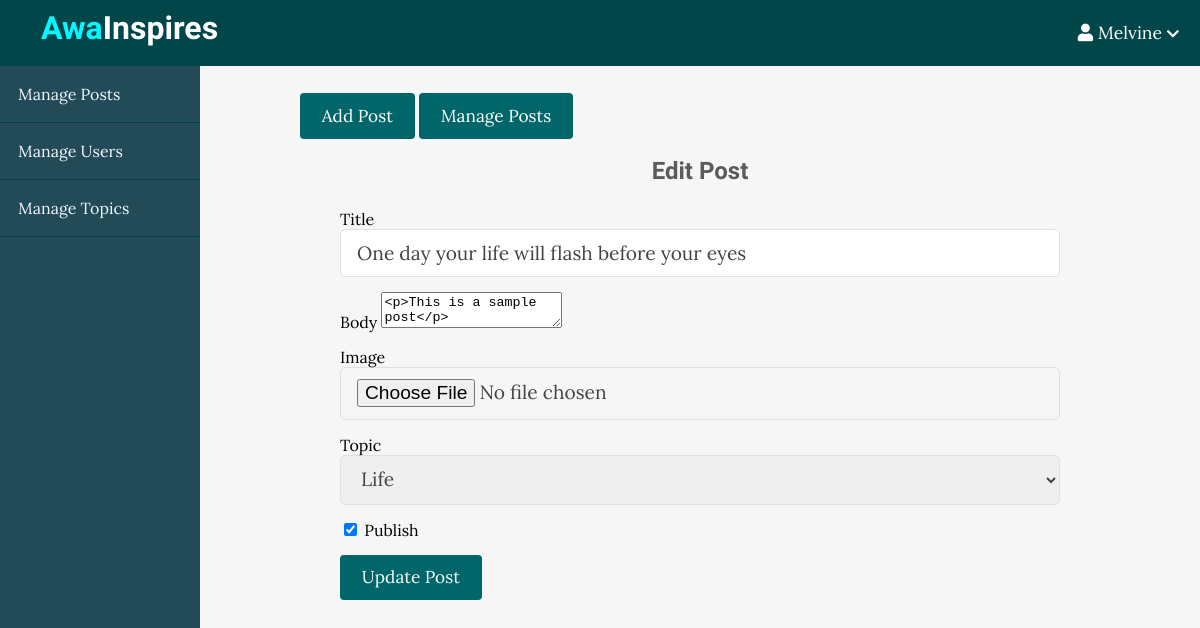
Screenshot of /admin/posts/edit.php?id=13 (signed in) with the database file from the repository.
### tables this page shows
CREATE TABLE `posts` (
  `id` int(11) NOT NULL,
  `user_id` int(11) NOT NULL,
  `topic_id` int(11) DEFAULT NULL,
  `title` varchar(255) NOT NULL,
  `image` varchar(255) NOT NULL,
  `body` text NOT NULL,
  `published` tinyint(4) NOT NULL,
  `created_at` datetime NOT NULL DEFAULT current_timestamp()
);

### app/database/db.php (called while the page is built, shortened)
<?php
require('connect.php');
function executeQuery($sql, $data)
{
    global $conn;
    $stmt = $conn->prepare($sql);
    $values = array_values($data);
    $types = str_repeat('s', count($values));
    $stmt->bind_param($types, ...$values);
    $stmt->execute();
    return $stmt;
}
function selectAll($table, $conditions = [])
{
    global $conn;
    $sql = "SELECT * FROM $table";
    if (empty($conditions)) {
        $stmt = $conn->prepare($sql);
        $stmt->execute();
        $records = $stmt->get_result()->fetch_all(MYSQLI_ASSOC);
        return $records;
    }
}
function selectOne($table, $conditions)
{
    $sql = "SELECT * FROM $table";
    $i = 0;
    foreach ($conditions as $key => $value) {
        if ($i === 0) {
            $sql = $sql . " WHERE $key=?";
        } else {
            $sql = $sql . " AND $key=?";
        }
        $i++;
    }
    $sql = $sql . " LIMIT 1";
    $stmt = executeQuery($sql, $conditions);
    $records = $stmt->get_result()->fetch_assoc();
    return $records;
}

### app/controllers/posts.php (called while the page is built, shortened)
<?php
include(ROOT_PATH . "/app/database/db.php");
$table = 'posts';
$topics = selectAll('topics');
if (isset($_GET['id'])) {
    $post = selectOne($table, ['id' => $_GET['id']]);
    $title = $post['title'];
    $body = $post['body'];
    $topic_id = $post['topic_id'];
}

### admin/posts/edit.php (the view, shortened to what this page needs)
<?php include(ROOT_PATH . "/app/controllers/posts.php");
?>
<!DOCTYPE html>
<html lang="en">
    <head>
        <link rel="stylesheet"
            href="https://use.fontawesome.com/releases/v5.7.2/css/all.css"
>
        <link rel="stylesheet" href="../../assets/css/style.css">
        <link rel="stylesheet" href="../../assets/css/admin.css">
    </head>
    <body>
    <?php include(ROOT_PATH . "/app/includes/adminHeader.php"); ?>
        <div class="admin-wrapper">
        <?php include(ROOT_PATH . "/app/includes/adminSidebar.php"); ?>
            <div class="admin-content">
                <div class="button-group">
                    <a href="create.php" class="btn btn-big">Add Post</a>
                    <a href="index.php" class="btn btn-big">Manage Posts</a>
                </div>
                <div class="content">
                    <h2 class="page-title">Edit Post</h2>
                    <form action="edit.php" method="post" enctype="multipart/form-data">
                        <div>
                            <label>Title</label>
                            <input type="text" name="title" value="<?php echo $title ?>" class="text-input">
                        </div>
                        <div>
                            <label>Body</label>
                            <textarea name="body" id="body"><?php echo $body ?></textarea>
                        </div>
                        <div>
                            <label>Image</label>
                            <input type="file" name="image" class="text-input">
                        </div>
                        <div>
                            <label>Topic</label>
                            <select name="topic_id" class="text-input">
                                <?php foreach ($topics as $key => $topic): ?>
                                    <?php if (!empty($topic_id) && $topic_id == $topic['id'] ): ?>
                                        <option selected value="<?php echo $topic['id'] ?>"><?php echo $topic['name'] ?></option>
                                    <?php else: ?>
                                        <option value="<?php echo $topic['id'] ?>"><?php echo $topic['name'] ?></option>
                                    <?php endif; ?>
                                <?php endforeach; ?>
                            </select>
                        </div>
                        <div>
                            <?php if (empty($published) && $published == 0): ?>
                                <label>
                                    <input type="checkbox" name="published">
                                    Publish
                                </label>
                            <?php else: ?>
                                <label>
                                    <input type="checkbox" name="published" checked>
                                    Publish
                                </label>
                            <?php endif; ?>
                        </div>
                        <div>
                            <button type="submit" name="update-post" class="btn btn-big">Update Post</button>
                        </div>
                    </form>
                </div>
            </div>
        </div>
    </body>
</html>

### assets/css/style.css (style rules this page uses)
* { box-sizing: border-box; }
html, body { height: 100%; padding: 0px; margin: 0px; background: #f6f6f6; font-family: "Lora", serif; }
h1, h2, h3, h4, h5, h6 { font-family: "Candal", serif; color: #5c5b5b; margin: 5px; }
a { text-decoration: none; color: inherit; }
.btn { padding: 0.5rem 1rem; background: #006669; color: white; border: 1px solid transparent; border-radius: 0.25rem; font-size: 1.08em; font-family: "Lora", serif; }
.btn-big { padding: 0.7rem 1.3rem; line-height: 1.3rem; }
.text-input { padding: 0.7rem 1rem; display: block; width: 100%; border-radius: 5px; border: 1px solid #e0e0e0; outline: none; color: #444; line-height: 1.5rem; font-size: 1.2em; font-family: "Lora", serif; }
.content { width: 90%; margin: 30px auto 30px; }

### assets/css/admin.css (style rules this page uses)
.admin-wrapper { display: flex; height: calc(100% - 66px); }
.admin-wrapper .admin-content { flex: 8; height: 100%; padding: 40px 100px 100px; overflow-y: scroll; }
.admin-content .page-title { text-align: center; margin-bottom: 1.5rem; }
form div { margin-bottom: 15px; }

### rows the page displays
posts: title "One day your life will flash before your eyes", body "<p>This is a sample post</p>"

### other values shown
$_SESSION['username'] "Melvine"
form field topic_id "Life"
